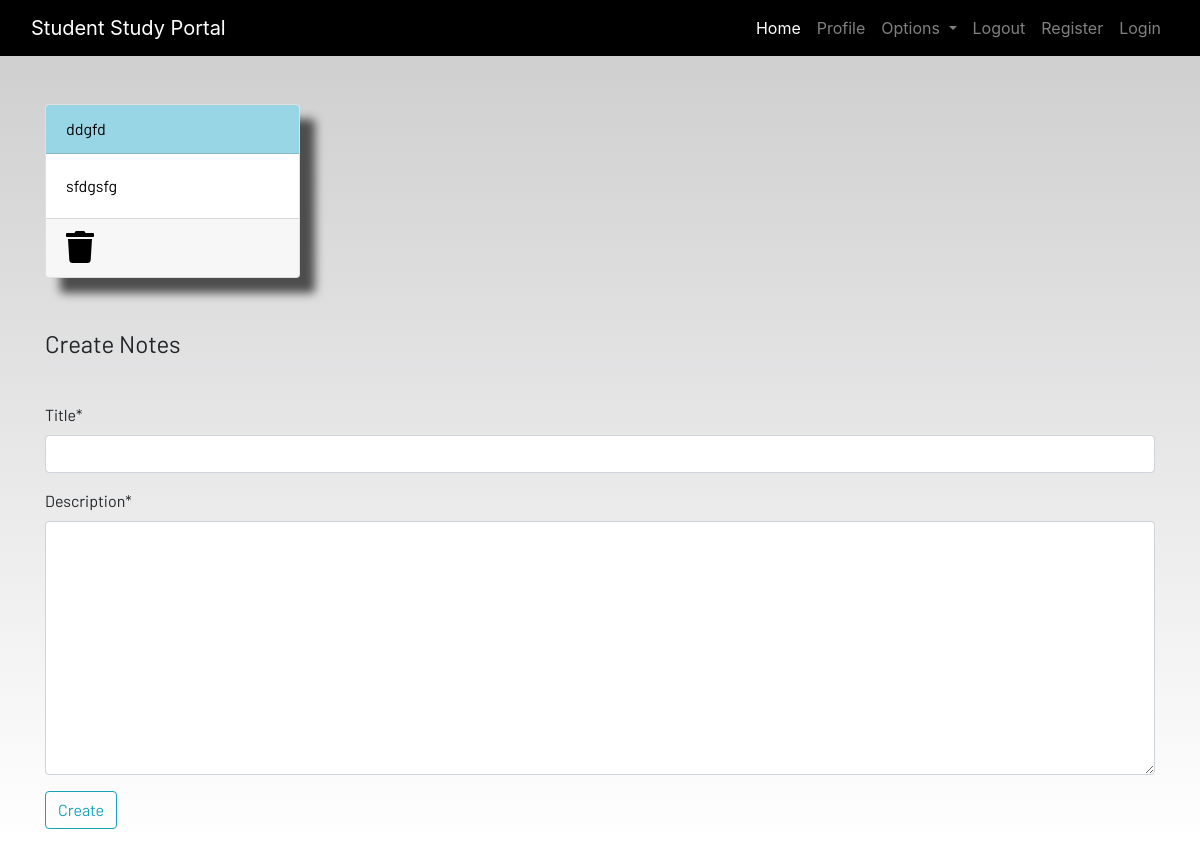
Before: /notes (signed in) with the older database file.
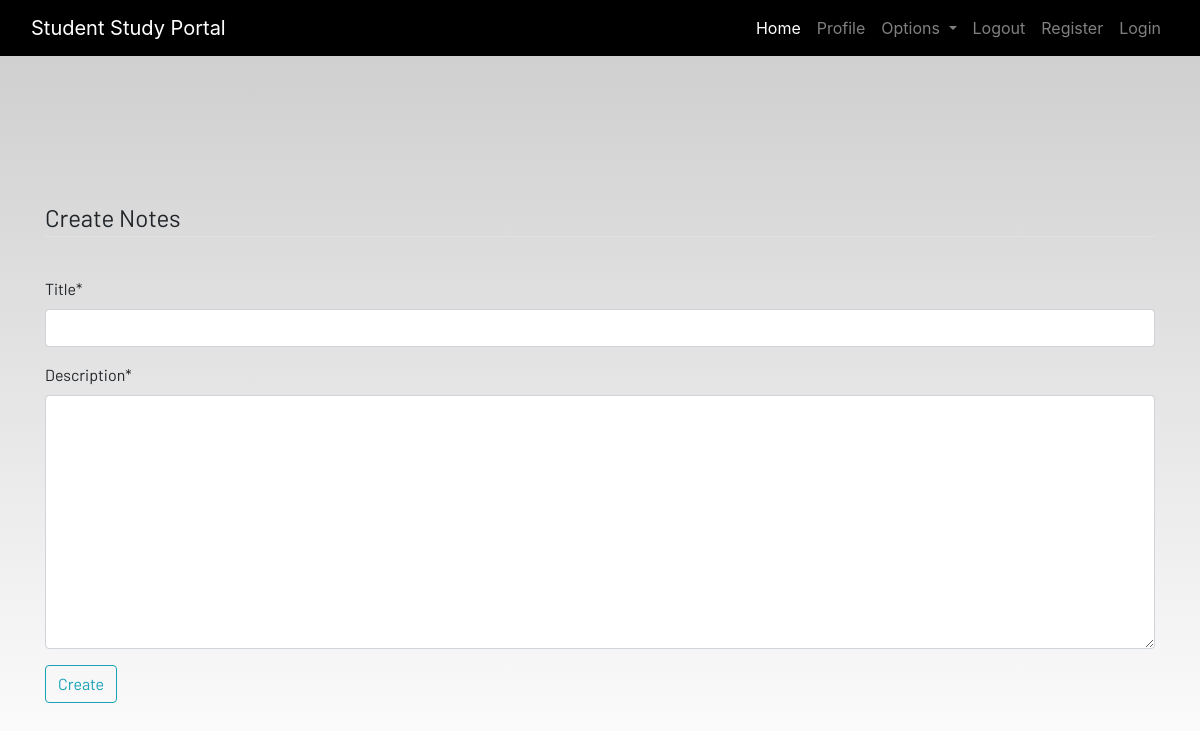
After: the same page with the newer database file.
### dashboard/models.py (models this page shows, shortened)
class Notes(models.Model):
    user=models.ForeignKey(User,on_delete=models.CASCADE)
    title=models.CharField(max_length=200)
    description=models.TextField()
    class Meta:
        verbose_name="notes"
        verbose_name_plural="notes"

### dashboard/views.py (the view)
# urls.py: path('notes',views.notes, name="notes"),
def notes(request):
    if request.method == 'POST':
        form = NotesForm(request.POST)
        if form.is_valid():
            notes = Notes(
                user=request.user,
                title=form.cleaned_data['title'],
                description=form.cleaned_data['description']
            )
            notes.save()
            messages.success(request, f"Notes added by {request.user.username} successfully")
            return redirect('notes')
        else:
            messages.error(request, "Failed to add note. Please check the form for errors.")
    else:
        form = NotesForm()
    notes = Notes.objects.filter(user=request.user)
    context = {'notes': notes, 'form': form}
    return render(request, 'dashboard/notes.html', context)

### dashboard/forms.py
class NotesForm(forms.ModelForm):
    class Meta:
        model = Notes
        fields = ['title', 'description']

### dashboard/templates/dashboard/notes.html (shortened to what this page needs)
{% extends 'dashboard/base.html' %}
{% load static %}
{% block content %}
{% load crispy_forms_tags %}
<div class="container">
  <div class="row">
    {% for note in notes %}
    <div class="col-md-3">
      <a href="{% url 'note-detail' note.id %}">
        <div class="card">
          <div class="card-header">{{ note.title }}</div>
          <div class="card-body">{{ note.description|slice:"0:100" }}</div>
          <div class="card-footer mt-auto"><a href="{% url 'delete-note' note.id %}">
            <i class="fa fa-trash fa-2x"></i></a>
          </div>
        </div>
      </a>
    </div>
    {% endfor %}
    <br /><br />
  </div>
</div>
<br /><br />
<div class="container">
  <form method="POST">
    <fieldset class="form-group">
      <legend class="border-bottom mb-4">Create Notes</legend>
    </fieldset>
    {{ form|crispy }}
    <div class="form-group">
      <button class="btn btn-outline-info" type="submit">Create</button>
    </div>
  </form>
</div>
{% endblock content %}

Changed rows visible on the page:
removed Notes: title "ddgfd", description "sfdgsfg"
